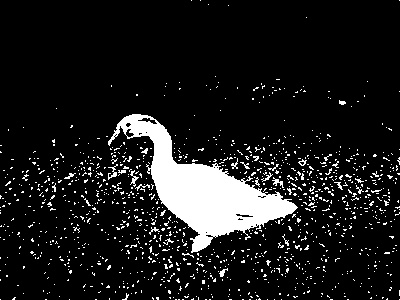
#> input picture project/code/Chapter_Seven/img2.jpg, 400 x 300 px
$ jupyter execute '7.2_膨胀（dilate）.ipynb'
#> lines starting #> are read from the running program, lines starting #| are printed output that depends on the picture
膨胀与腐蚀相反，选择领域最大灰度值作为输出。输出图像亮度平均值上升，亮部主体尺寸变大。
* cv2.dilate(src, element[, dst[, anchor[, terations[, borderType[, borderValue]]]]])

[cell 1]
#-*- coding:utf-8 -*-
import cv2
import matplotlib.pyplot as plt
I = cv2.imread("img2.jpg",0)
#> I is the input picture: shape (300, 400); min 0, max 255, mean 27.6
cv2.imshow("I",I)
#结构元半径
r = 1
Max_R = 20
#显示膨胀效果窗口
cv2.namedWindow("dilate",1)
#创建回调函数
def nothing(*arg):
    pass
#创建结构元半径调整条
cv2.createTrackbar("r","dilate",r,Max_R,nothing)
while True:
    #得到当前的r值
    r = cv2.getTrackbarPos('r','dilate')
    #创建结构元
    s = cv2.getStructuringElement(cv2.MORPH_ELLIPSE,(2*r+1,2*r+1))#若为（1,2*r+1），则只有垂直方向发生变化，水平方向不变
    #膨胀图像
    d = cv2.dilate(I,s)
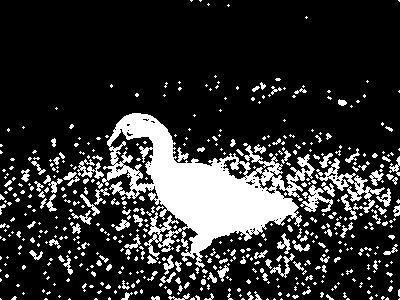
#> d: shape (300, 400); min 0, max 255, mean 48.8
    #显示膨胀效果
    cv2.imshow("dilate",d)
    ch = cv2.waitKey(5)
#> (key Esc is pressed here)
    #按下Esc退出
    if ch==27:
        break
cv2.destroyAllWindows()

#r=3不错 plt打印一下吧
r1 = 3
s1 = cv2.getStructuringElement(cv2.MORPH_ELLIPSE,(2*r1+1,2*r1+1))
d1 = cv2.dilate(I,s1)
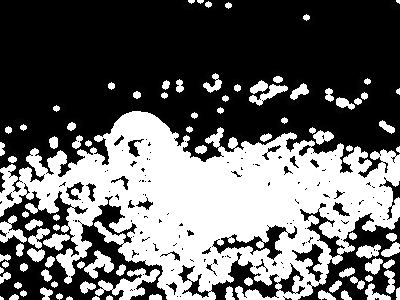
#> d1: shape (300, 400); min 0, max 255, mean 101.5
plt.subplot(1,2,1)
plt.imshow(I)
plt.subplot(1,2,2)
plt.imshow(d1)
plt.show()
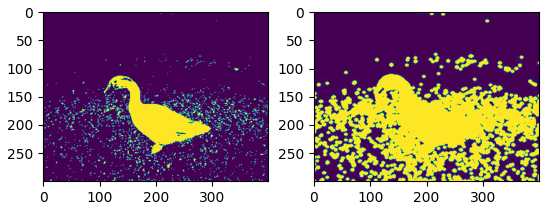
#> figure drawn by matplotlib, 2 panels

$ run again, with project/code/Chapter_Seven/img1.jpg copied over project/code/Chapter_Seven/img2.jpg
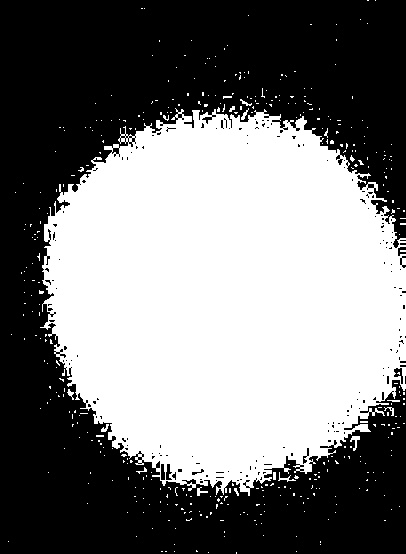
#> input picture project/code/Chapter_Seven/img1.jpg, 406 x 554 px
#> I is the input picture: shape (554, 406); min 0, max 255, mean 121.7
#> `d1 = cv2.dilate(I,s1)`:
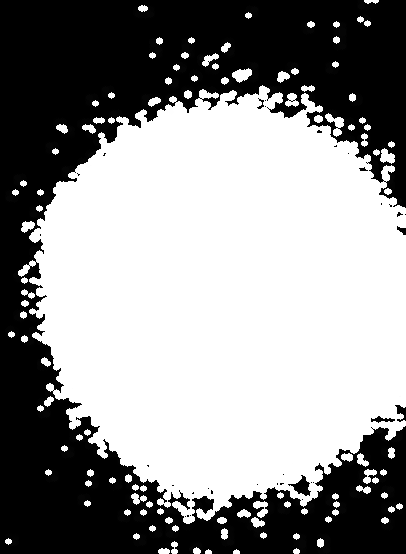
#> d1: shape (554, 406); min 0, max 255, mean 145.1
#> `plt.show()`:
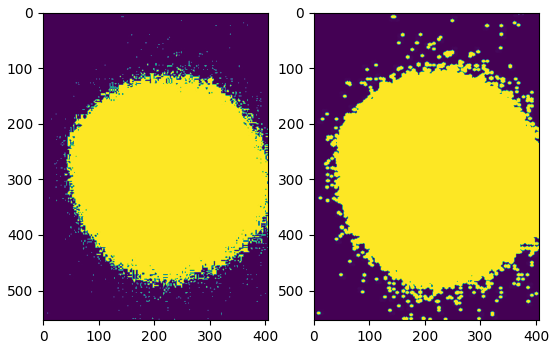
#> figure drawn by matplotlib, 2 panels

$ run again, with project/code/Chapter_Seven/img3.jpg copied over project/code/Chapter_Seven/img2.jpg
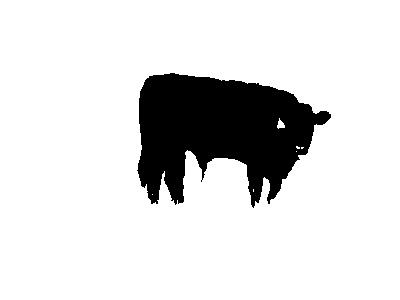
#> input picture project/code/Chapter_Seven/img3.jpg, 400 x 300 px
#> I is the input picture: shape (300, 400); min 0, max 255, mean 220.6
#> `d1 = cv2.dilate(I,s1)`:
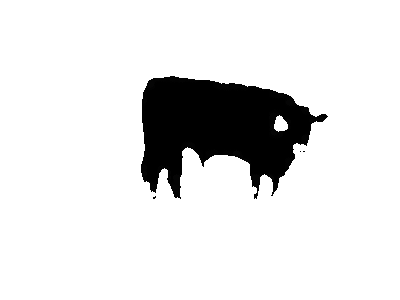
#> d1: shape (300, 400); min 0, max 255, mean 226.2
#> `plt.show()`:
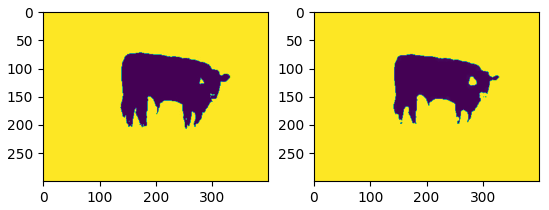
#> figure drawn by matplotlib, 2 panels

$ run again, with project/code/Chapter_Seven/img5.jpg copied over project/code/Chapter_Seven/img2.jpg
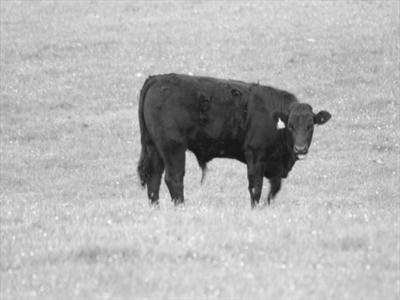
#> input picture project/code/Chapter_Seven/img5.jpg, 400 x 300 px
#> I is the input picture: shape (300, 400); min 17, max 255, mean 180.5
#> `d1 = cv2.dilate(I,s1)`:
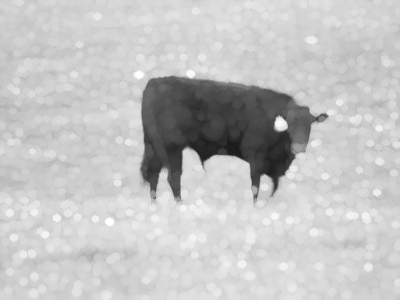
#> d1: shape (300, 400); min 27, max 255, mean 195
#> `plt.show()`:
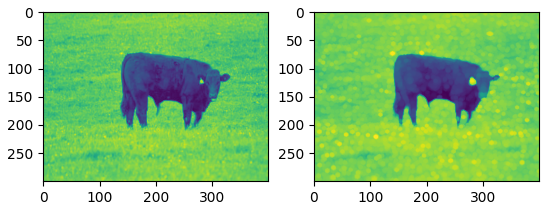
#> figure drawn by matplotlib, 2 panels
